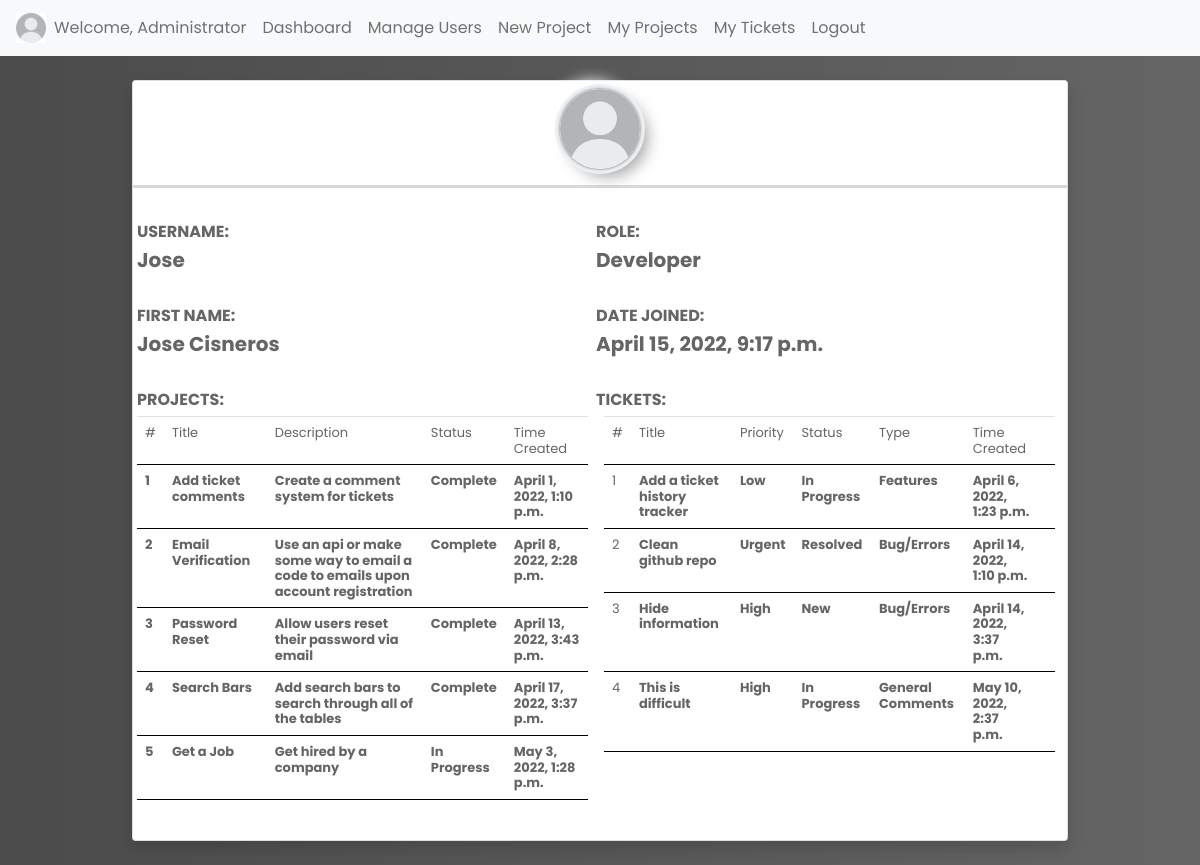
The page /user/Jose (signed in) on the database its author committed.
### trackersite/models.py (models this page shows)
class User(AbstractUser):
    email = models.EmailField(blank=True, max_length=254, verbose_name='email address', unique=True)
    class Role(models.TextChoices):
        DEV = "Developer", "Developer"
        MANG = "Manager", "Manager"
        ADMN = "Admin", "Admin"
    role = models.CharField(max_length=9, choices=Role.choices, default=Role.DEV)
    image = models.ImageField(upload_to='covers', default='covers/pfp1.jpg')
    demo_user = models.BooleanField(default=False)

class Project(models.Model):
    title = models.CharField(max_length=30)
    desc = models.TextField(max_length=600)
    class Status(models.TextChoices):
        NOT = "Not Started",
        PRGRS = "In Progress",
        CMPLTE = "Complete",
    status = models.CharField(max_length=11, choices=Status.choices, default=Status.NOT)
    manager = models.ForeignKey(User, on_delete=models.SET_NULL, related_name="project_manager", null=True)
    creator = models.ForeignKey(User, on_delete=models.SET_NULL, null=True)
    time_created = models.DateTimeField(auto_now_add=True)

class Ticket(models.Model):
    project = models.ForeignKey(Project, on_delete=models.CASCADE)
    title = models.CharField(max_length=30)
    submitter = models.ForeignKey(User, on_delete=models.CASCADE)
    desc = models.TextField(max_length=400)
    class Priority(models.TextChoices):
        LOW = "Low",
        MEDIUM = "Medium",
        HIGH = "High",
        URGENT = "Urgent",
    priority = models.CharField(max_length=6, choices=Priority.choices, default=Priority.LOW)
    class Status(models.TextChoices):
        NEW = "New",
        OPEN = "Open",
        RSLVD = "Resolved",
        PRGRS = "In Progress",
    status = models.CharField(max_length=11, choices=Status.choices, default=Status.NEW)
    timestamp = models.DateTimeField(auto_now_add=True)
    class Types(models.TextChoices):
        BUGS = "Bug/Errors",
        FEAT = "Features",
        COMM = "General Comments",
    type = models.CharField(max_length=16, choices=Types.choices, default=Types.BUGS)
    assigned_to = models.ForeignKey(User, on_delete=models.SET_NULL, null=True, related_name="assigned_user")

### trackersite/views.py (the view, shortened to what this page needs)
# urls.py: path("user/<str:name>", views.load_user, name="load_user"),
@login_required
def load_user(request, name = None):
    if request.method == "GET":
        try:
            user = models.User.objects.get(username = name)
        except:
            return HttpResponseBadRequest()
        if user == request.user:
            return render(request, 'trackersite/load_self.html', {
                'loaduser':user
            })
        else:
            try:
                projects = models.Project.objects.filter(id__in=
                    models.Team.objects.filter(member_id = user.id).values_list('project_id')).order_by('time_created')
            except:
                projects = None
            try:
                tickets = models.Ticket.objects.filter(Q(submitter_id = user.id) | Q(assigned_to = user.id)).order_by('timestamp')
            except:
                tickets = None
            return render(request, 'trackersite/load_user.html', {
                'loaduser':user, 'projects':projects, 'tickets':tickets
            })

### trackersite/templates/trackersite/load_user.html (shortened to what this page needs)
{% extends 'trackersite/layout.html' %}
{% block body %}
<div class="wrapper">
    <div id="content-wrapper" class="d-flex flex-column">
        <div id="content">
            <div class="container-fluid">
                <div class="row">
                    <div class="col-md-6 col-xl-3 mb-4" style="width: 80%; margin: 0 auto;">
                        <div class="card shadow border-start-primary py-2">
                            <div class="logo"> <img src="{{ loaduser.image.url }}" alt="profile picture"></div>
                            <hr style="height: 3px; color: #656565;">
                            <div class="card-body">
                                <div class="row align-items-center no-gutters">
                                    <div class="col me-2">
                                        <div class="d-flex">
                                            <div class="text-uppercase fw-bold text-xs mb-1 gray" style="width: 50%;">
                                                <span>Username:</span>
                                            </div>
                                            <div class="text-uppercase fw-bold text-xs mb-1 gray" style="width: 50%;">
                                                <span>Role:</span>
                                            </div>
                                        </div>
                                        <div class="d-flex">
                                            <div class="text-dark fw-bold h5 mb-0" style="width: 50%;">
                                                <div class="gray">{{loaduser.username}}</div>
                                            </div>
                                            <div class="text-dark fw-bold h5 mb-0" style="width: 50%;">
                                                <span class="gray">{{ loaduser.role }}</span>
                                            </div>
                                        </div>
                                    </div>
                                </div>
                            </div>
                            <div class="card-body">
                                <div class="row align-items-center no-gutters">
                                    <div class="col me-2">
                                        <div class="d-flex">
                                            <div class="text-uppercase fw-bold text-xs mb-1 gray" style="width: 50%;">
                                                <span>First Name:</span>
                                            </div>
                                            <div class="text-uppercase fw-bold text-xs mb-1 gray" style="width: 50%;">
                                                <span>Date Joined:</span>
                                            </div>
                                        </div>
                                        <div class="d-flex">
                                            <div class="text-dark fw-bold h5 mb-0 form-inline gray" style="width: 50%;">
                                                <div class="gray">{{loaduser.first_name}} {{loaduser.last_name}}</div>
                                            </div>
                                            <div class="text-dark fw-bold h5 mb-0 form-inline gray" style="width: 50%;">
                                                <div class="gray">{{loaduser.date_joined}}</div>
                                            </div>
                                        </div>
                                    </div>
                                </div>
                            </div>
                            <div class="card-body">
                                <div class="row align-items-center no-gutters">
                                    <div class="col me-2 no-margin">
                                        <div class="d-flex">
                                            <div class="text-uppercase fw-bold text-xs mb-1 gray" style="width: 50%;">
                                                <span>Projects:</span>
                                            </div>
                                            <div class="text-uppercase fw-bold text-xs mb-1 gray" style="width: 50%;">
                                                <span>Tickets:</span>
                                            </div>
                                        </div>
                                        <div class="d-flex">
                                            <div class="fw-bold h5 mb-0 form-inline top" style="width: 50%;">
                                                <div style="margin-right: .5rem;">
                                                    {% if projects != None %}
                                                    <table class="table gray">
                                                        <tbody>
                                                            <tr style="font-size: small;">
                                                                <th scope="col" class="smol">#</th>
                                                                <th scope="col" class="smol">Title</th>
                                                                <th scope="col" class="smol">Description</th>
                                                                <th scope="col" class="smol">Status</th>
                                                                <th scope="col" class="smol">Time Created</th>
                                                            </tr>
                                                            {% for project in projects %}
                                                            <tr>
                                                                <td>{{ forloop.counter }}</td>
                                                                <td>{{project.title}}</td>
                                                                <td>{{project.desc}}</td>
                                                                <td>{{project.status}}</td>
                                                                <td>{{project.time_created}}</td>
                                                            </tr>
                                                            {% endfor %}
                                                        </tbody>
                                                    </table>
                                                    {% endif %}
                                                </div>
                                            </div>
                                            <div class="fw-bold h5 mb-0 form-inline top" style="width: 50%;">
                                                <div style="margin-left: .5rem;">
                                                    {% if tickets != None %}
                                                    <table class="table gray">
                                                        <tbody>
                                                            <tr>
                                                                <th scope="col">#</th>
                                                                <th scope="col">Title</th>
                                                                <th scope="col">Priority</th>
                                                                <th scope="col">Status</th>
                                                                <th scope="col">Type</th>
                                                                <th scope="col">Time Created</th>
                                                                <th scope="col"></th>
                                                            </tr>
                                                            {% for ticket in tickets %}
                                                            <tr>
                                                                <th scope="row">{{ forloop.counter }}</th>
                                                                <td>{{ticket.title}}</td>
                                                                <td>{{ticket.priority}}</td>
                                                                <td>{{ticket.status}}</td>
                                                                <td>{{ticket.type}}</td>
                                                                <td>{{ticket.timestamp}}</td>
                                                            </tr>
                                                            {% endfor %}
                                                        </tbody>
                                                    </table>
                                                    {% endif %}
                                                </div>
                                            </div>
                                        </div>
                                    </div>
                                </div>
                            </div>
                        </div>
                    </div>
                </div>
            </div>
        </div>
    </div>
</div>
{% endblock %}

### trackersite/templates/trackersite/layout.html (shortened to what this page needs)
{% load static %}
<!DOCTYPE html>
<html lang="en">
    <head>
        <link rel="stylesheet" href="https://cdn.jsdelivr.net/npm/bootstrap@4.3.1/dist/css/bootstrap.min.css">
        <link href="https://cdn.jsdelivr.net/npm/bootstrap@5.1.3/dist/css/bootstrap.min.css" rel="stylesheet">
        <link rel="stylesheet" href="{% static 'trackersite/style.css' %}">
    </head>
    <body class="gbody {% block body_class %}{% endblock %}">
        <nav class="navbar navbar-expand-lg navbar-light bg-light customNav">
          <div><img src="{{user.image.url}}" alt="Pfp" style="height: 30px; width: 30px;"></div>
          <div class="collapse navbar-collapse" id="sitetoggle">
            <ul class="navbar-nav mr-auto mt-2 mt-lg-0">
              <li class="nav-item">
                <a class="nav-link" href="{% url 'load_user' user.username %}">Welcome, {{user.username}}</a>
              </li>
              <li class="nav-item">
                <a class="nav-link" href="{% url 'index' %}">Dashboard</a>
              </li>
              {% if user.role != 'Developer' %}
                {% if user.role == 'Admin' %}
                <li class="nav-item">
                  <a class="nav-link" href="{% url 'manage_users' %}">Manage Users</a>
                </li>
                {% endif %}
              <li class="nav-item">
                <a class="nav-link" href="{% url 'create_project' %}">New Project</a>
              </li>
              {% endif %}
              <li class="nav-item">
                <a class="nav-link" href="{% url 'my_projects' %}">My Projects</a>
              </li>
              <li class="nav-item">
                <a class="nav-link" href="{% url 'my_tickets' %}">My Tickets</a>
              </li>
              <li class="nav-item">
                <a class="nav-link" href="{% url 'logout' %}">Logout</a>
              </li>
            </ul>
          </div>
        </nav>
        {% block body %}
        {% endblock %}
    </body>
</html>

### trackersite/static/trackersite/style.css (style rules this page uses)
* { margin: 0; padding: 0; box-sizing: border-box; font-family: 'Poppins', sans-serif }
body { background-color: #ffffff; }
.gbody { background: rgb(75,75,75); background: -moz-linear-gradient(left, rgba(75,75,75,1) 0%, rgb(101, 101, 101) 100%); background: -webkit-linear-gradient(left, rgba(75,75,75,1) 0%,rgba(101,101,101,1) 100%); background: linear-gradient(to right, rgba(75,75,75,1) 0%,rgba(101,101,101,1) 100%); }
.logo { width: 80px; margin: auto }
.logo img { width: 100%; height: 80px; object-fit: cover; border-radius: 50%; box-shadow: 0px 0px 3px #5f5f5f, 0px 0px 0px 5px #ecf0f3, 8px 8px 15px #a7aaa7, -8px -8px 15px #fff }
th { font-weight: normal; }
.customNav { background-color: #e6e6e6; }
table { border-spacing: 0px; }
table tbody tr { border-bottom: 1pt solid black; }
table tbody { font-size: small; }
.gray { color: #656565; }
.top { align-items: flex-start; }
.no-margin { margin: 0%; margin-right: 0%; }
.smol { font-size: small; }

### rows shown on the page
User: image (picture), username "Administrator"
User: image (picture), username "Jose", role "Developer", first_name "Jose", last_name "Cisneros", date_joined "April 15, 2022, 9:17 p.m."
Project: title "Add ticket comments", desc "Create a comment system for tickets", status "Complete", time_created "April 1, 2022, 1:10 p.m."
Project: title "Email Verification", desc "Use an api or make some way to email a code to emails upon account registration", status "Complete", time_created "April 8, 2022, 2:28 p.m."
Project: title "Password Reset", desc "Allow users reset their password via email", status "Complete", time_created "April 13, 2022, 3:43 p.m."
Project: title "Search Bars", desc "Add search bars to search through all of the tables", status "Complete", time_created "April 17, 2022, 3:37 p.m."
Project: title "Get a Job", desc "Get hired by a company", status "In Progress", time_created "May 3, 2022, 1:28 p.m."
Ticket: title "Add a ticket history tracker", priority "Low", status "In Progress", type "Features", timestamp "April 6, 2022, 1:23 p.m."
Ticket: title "Clean github repo", priority "Urgent", status "Resolved", type "Bug/Errors", timestamp "April 14, 2022, 1:10 p.m."
Ticket: title "Hide information", priority "High", status "New", type "Bug/Errors", timestamp "April 14, 2022, 3:37 p.m."
Ticket: title "This is difficult", priority "High", status "In Progress", type "General Comments", timestamp "May 10, 2022, 2:37 p.m."
